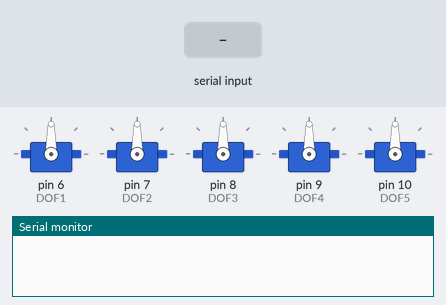
The sketch below on a simulated Arduino Uno, built with avr-gcc and run on an emulated ATmega328P. Parts: 5 × servo, the last lines printed to the serial monitor. The test bench sets the inputs (shaded band).

Above: at 1.2 s.
1.3 s: "a90\n" received over Serial
At 3.3 s:
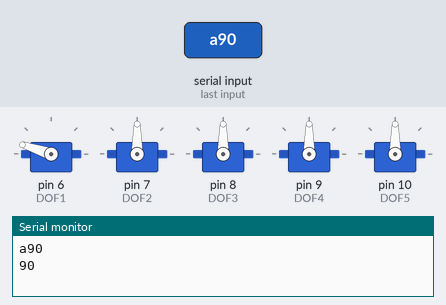
3.8 s: "a,45\n" received over Serial
At 5.2 s:
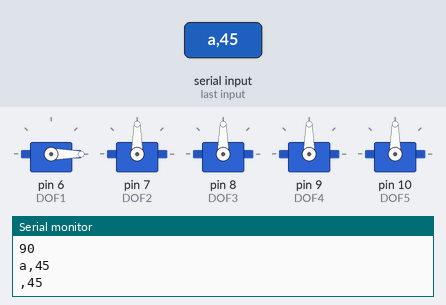
6.3 s: "b90\n" received over Serial
At 8.2 s:
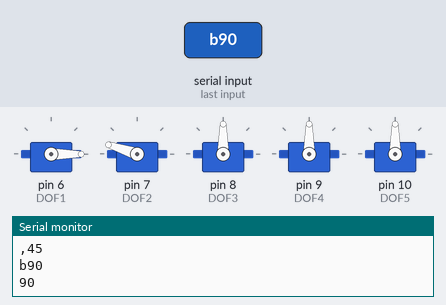
8.8 s: "b,45\n" received over Serial
At 10.2 s:
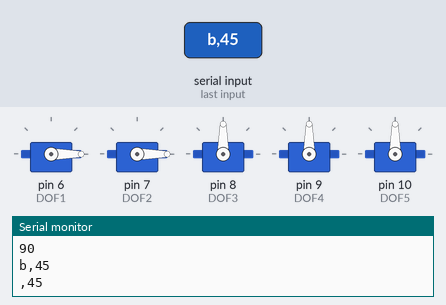
11.3 s: "c90\n" received over Serial
At 13.3 s:
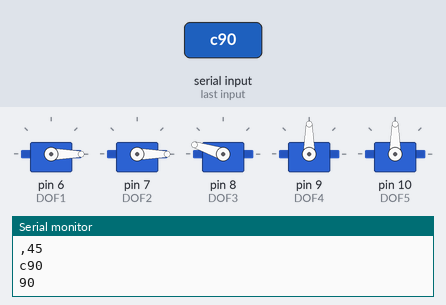
13.8 s: "c,45\n" received over Serial
At 15.2 s:
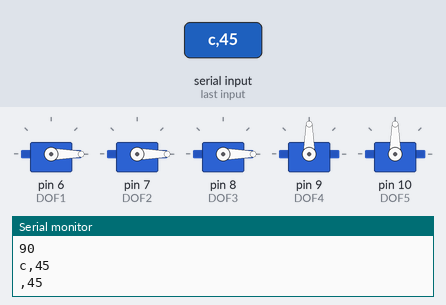
Timing chart, 0 to 16.8 s (numbered marks = the images above; inputs shaded):
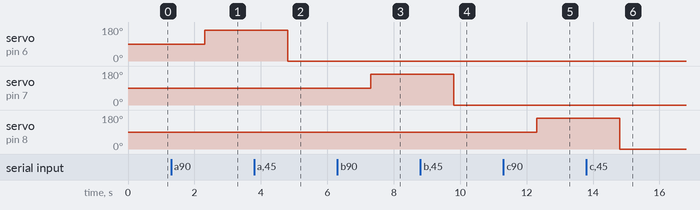

The sketch:

ArduinoBrazo.ino
```cpp
#include <Servo.h>

String estado;
int numero=0;

Servo DOF1;
Servo DOF2;
Servo DOF3;
Servo DOF4;
Servo DOF5;


void setup(){
  Serial.begin(9600);

   DOF1.attach(6);
   DOF2.attach(7);
   DOF3.attach(8);
   DOF4.attach(9);
   DOF5.attach(10);

}

void loop(){
 if(Serial.available()>0){
 estado = Serial.readString();
 Serial.println(estado);

if(estado.startsWith("a"))
{
  estado.remove(0,1);
  Serial.println(estado);
  numero = estado.toInt();
  numero = map(numero, 0, 100, 0, 180);     // scale it to use it with the servo (value between 0 and 180)
  DOF1.write(numero);                  // sets the servo position according to the scaled value
  delay(15);

}
if(estado.startsWith("b"))
{
  estado.remove(0,1);
  Serial.println(estado);
  numero = estado.toInt();
  numero = map(numero, 0, 100, 0, 180);     // scale it to use it with the servo (value between 0 and 180)
  DOF2.write(numero);                  // sets the servo position according to the scaled value
  delay(15);

}
if(estado.startsWith("c"))
{
  estado.remove(0,1);
  Serial.println(estado);
  numero = estado.toInt();
  numero = map(numero, 0, 100, 0, 180);     // scale it to use it with the servo (value between 0 and 180)
  DOF3.write(numero);                  // sets the servo position according to the scaled value
  delay(15);

}
if(estado.startsWith("d"))
{
  estado.remove(0,1);
  Serial.println(estado);
  numero = estado.toInt();
  numero = map(numero, 0, 100, 0, 180);     // scale it to use it with the servo (value between 0 and 180)
  DOF4.write(numero);                  // sets the servo position according to the scaled value
  delay(15);

}
if(estado.startsWith("e"))
{
  estado.remove(0,1);
  Serial.println(estado);
  numero = estado.toInt();
  numero = map(numero, 0, 100, 0, 180);     // scale it to use it with the servo (value between 0 and 180)
  DOF5.write(numero);                  // sets the servo position according to the scaled value
  delay(15);

}


 }

}
```

Measured:
- after the input at 1.3 s, servo on pin 6 (DOF1): 90° → 162° after 1.0 s
- after the input at 3.8 s, servo on pin 6 (DOF1): 162° → 0° after 1.0 s
- after the input at 6.3 s, servo on pin 7 (DOF2): 90° → 162° after 1.0 s
- after the input at 8.8 s, servo on pin 7 (DOF2): 162° → 0° after 1.0 s
- after the input at 11.3 s, servo on pin 8 (DOF3): 90° → 162° after 1.0 s
- after the input at 13.8 s, servo on pin 8 (DOF3): 162° → 0° after 1.0 s
